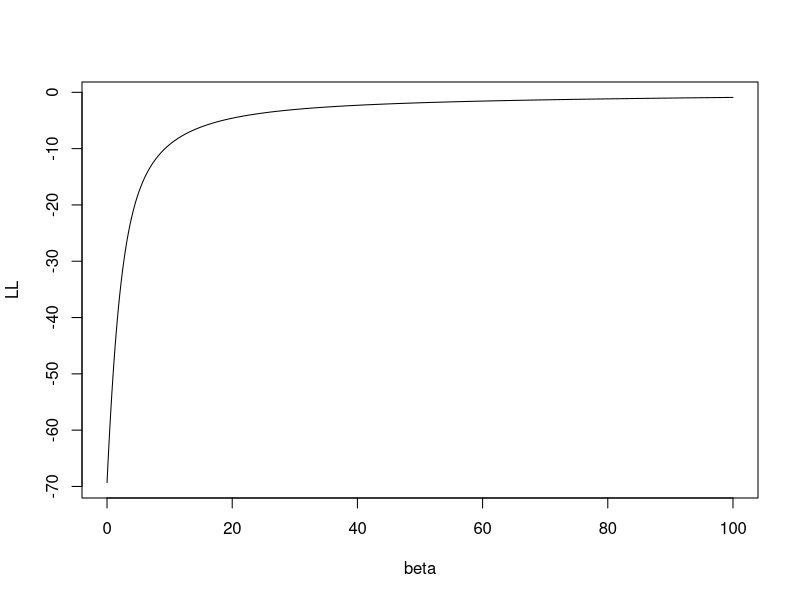
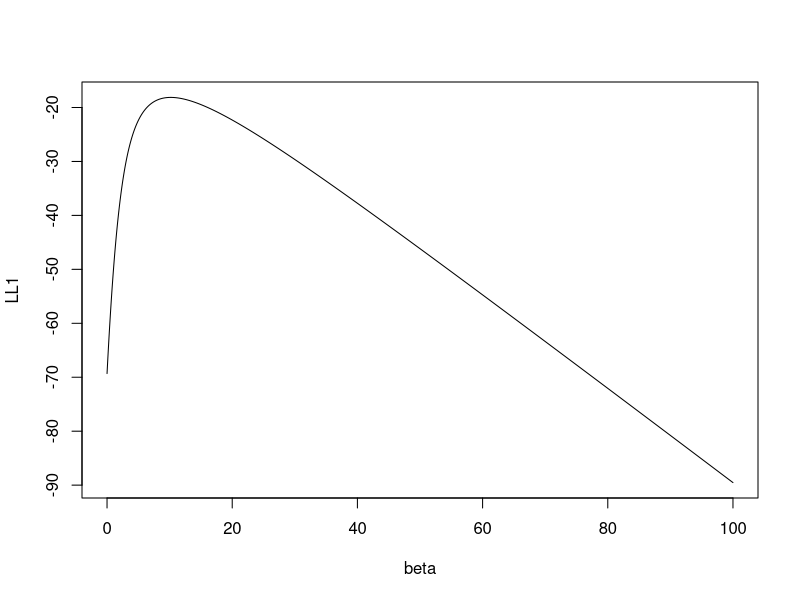

The R script that drew these images, in order:
## ---- chunk 1
n <- 100
set.seed(48967365)
X <- sample(c("A","B","C"),100,replace=TRUE)
Y <- rep(0,n)
set.seed(487365)
Y[X=="A"] <- rbinom(sum(X=="A"),size=1,prob=0.95)
set.seed(4878365)
Y[X=="B"] <- rbinom(sum(X=="B"),size=1,prob=0.95)
set.seed(4653965)
Y[X=="C"] <- rbinom(sum(X=="C"),size=1,prob=0.05)
Y <- factor(Y)
donnees<-data.frame(Y,X)
## ---- chunk 2
model1 <- glm(Y~X,data=donnees,family=binomial)
summary(model1)
## ---- chunk 3
model2 <- glm(Y~C(X,base=3),data=donnees,family=binomial)
summary(model2)
## ---- chunk 4
library(car)
Anova(model1,type=3,test.statistic="LR")
Anova(model2,type=3,test.statistic="LR")
## ---- chunk 5
set.seed(1234)
X <- c(runif(50,-1,0),runif(50,0,1))
set.seed(5678)
Y <- c(rep(0,50),rep(1,50))
df <- data.frame(X,Y)
## ---- chunk 6
beta <- seq(0,100,by=0.01)
log_vrais <- function(X,Y,beta){
  LV <- rep(0,length(beta))
  for (i in 1:length(beta)){
    Pbeta <- exp(beta[i]*X)/(1+exp(beta[i]*X))
    LV[i] <- sum(Y*X*beta[i]-log(1+exp(X*beta[i])))
#    gradln[i] <- t(Xb)%*%(Yb-Pbeta)
  }
  return(LV)
}
LL <- log_vrais(X,Y,beta)
plot(beta,LL,type="l")
## ---- chunk 7
model <- glm(Y~X-1,data=df,family="binomial")
model$coef
## ---- chunk 8
Y1 <- Y;Y1[1] <- 1
LL1 <- log_vrais(X,Y1,beta)
plot(beta,LL1,type="l")
model1 <- glm(Y1~X-1,family="binomial")
model1$coef
## ---- chunk 9
panne <- read.table("panne.txt",header=T)
head(panne)
## ---- chunk 10
model <- glm(etat~.,data=panne,family=binomial)
model
## ---- chunk 11
coef(model)
## ---- chunk 12
library(car)
Anova(model,type=3,test.statistic="Wald")
## ---- chunk 13
Anova(model,type=3,test.statistic="LR")
## ---- chunk 14
glm(etat~C(marque,base=3),data=panne,family="binomial")
## ---- chunk 15
glm(etat~-1+marque+marque:age,data=panne,family="binomial")
## ---- chunk 16
df <- read.csv("logit_ex6.csv")
mod <- glm(Y~.,data=df,family=binomial)
mod1 <- glm(Y~X1,data=df,family=binomial)
summary(mod)
summary(mod1)
## ---- chunk 17
p <- c(0.76,0.4,0.6,0.89,0.35)
Y <- c(1,0,0,1,1)
L1 <- log(prod(p^Y*(1-p)^(1-Y)))
L1
## ---- chunk 18
X1 <- c(0.47,-0.55,-0.01,1.07,-0.71)
X <- matrix(c(rep(1,5),X1),ncol=2)
W <- diag(p*(1-p))
SIG <- solve(t(X)%*%W%*%X)
sig <- sqrt(diag(SIG))
sig
## ---- chunk 19
beta <- c(0.4383,1.5063)
beta/sig
## ---- chunk 20
2*(1-pnorm(0.8632411))
## ---- chunk 21
p0 <- 3/5
L0 <- log(prod(p0^Y*(1-p0)^(1-Y)))
L0
## ---- chunk 22
2*(L1-L0)
## ---- chunk 23
1-pchisq(2*(L1-L0),df=1)
## ---- chunk 24
X <- c(0.47,-0.55,-0.01,1.07,-0.71)
Y <- c(1,0,0,1,1)
df <- data.frame(X,Y)
model <- glm(Y~X,data=df,family="binomial")
logLik(model)
Anova(model,type=3,test.statistic = "Wald")
Anova(model,type=3,test.statistic = "LR")
## ---- chunk 25
df <- read.csv("logit_ex6.csv")
set.seed(1234)
perm <- sample(nrow(df))
dapp <- df[perm[1:300],]
dval <- df[-perm[1:300],]
## ---- chunk 26
mod <- glm(Y~.,data=dapp,family="binomial")
## ---- chunk 27
score <- predict(mod,newdata = dval)
## ---- chunk 28
D0 <- which(dval$Y==0)
D1 <- which(dval$Y==1)
S0 <-score[D0]
S1 <- score[D1]
S01 <- expand.grid(S0=S0,S1=S1)
mean(S01$S1>S01$S0)
## ---- chunk 29
library(pROC) 
auc(dval$Y,score)
## ---- chunk 30
artere <- read.table("artere.txt",sep=";",header=TRUE)
artere <- read.table("artere.txt",header=T)
modele <- glm(chd~age,data=artere,family=binomial)
B0 <- coef(modele)
OriginalDeviance <- modele$deviance
## ---- chunk 31
alpha <- 0.05    
## ---- chunk 32
stderr <- summary(modele)$coefficients[, "Std. Error"]
delta <- sqrt(qchisq((1-alpha/4),df=1))* stderr[2] /5
grille <- B0[2]+(-10):10*delta
## ---- chunk 33
profil2 <- rep(0,length(grille))
for (k in 1:length(grille)) {
  modeleo <- glm(chd~1,family=binomial,offset=artere[,"age"]*grille[k],data=artere)
  profil2[k] <- modeleo$deviance - OriginalDeviance
}
## ---- chunk 34
profil <- sign(-10:10)*sqrt(profil2)
## ---- chunk 35
spline(x=profil,y=grille,xout=c(-sqrt(qchisq(1-alpha,1)),sqrt(qchisq(1-alpha,1))))$y
## ---- chunk 36
confint(modele)
